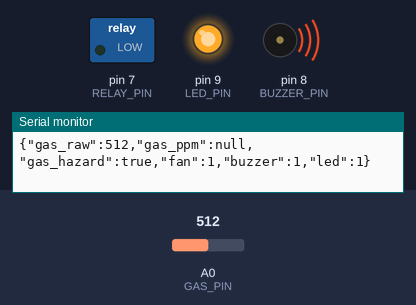
Simulated run of this sketch. Board: Arduino Uno, built with avr-gcc and run on an emulated ATmega328P. On the bench: switched loads named in the sketch (green lamp = pin HIGH), output pins drawn as LEDs (lit = HIGH), buzzer (waves = sounding, pin HIGH), the last lines printed to the serial monitor. Inputs (shaded band) come from the test bench; at power-on: A0 (GAS_PIN) = 512.

Above: at 1.2 s.
1.3 s: A0 (GAS_PIN) set to 412
2.8 s: A0 (GAS_PIN) set to 392
At 4.0 s:
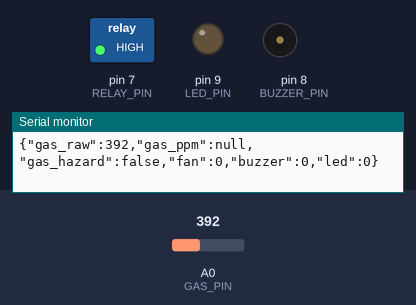
4.3 s: A0 (GAS_PIN) set to 410
At 5.1 s:
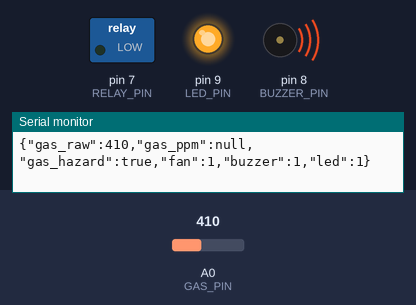
5.8 s: A0 (GAS_PIN) set to 390
At 6.3 s:
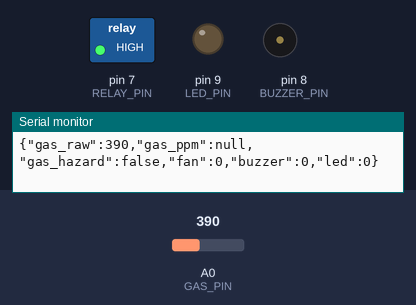
Timing chart, 0 to 8.3 s (numbered marks = the images above; inputs shaded):
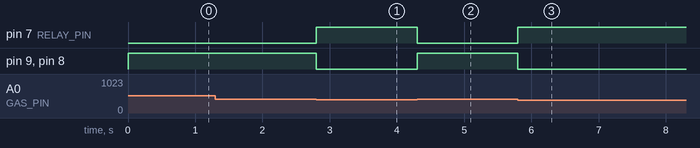

The sketch:

smart_safety_system.ino
```cpp
/*
 * AI-Powered Smart Safety Monitoring System
 * Industrial Workplace Safety and Hazard Detection
 * Arduino Uno Hardware Controller & MQ-2 Telemetry Source
 *
 * Hardware Pin Mapping:
 * - MQ-2 Analog Input:    A0 (gas sensor analog signal)
 * - Fan Relay Control:    Pin 7 (Active-LOW: LOW=ON, HIGH=OFF)
 * - Warning Buzzer:       Pin 8 (Active-HIGH)
 * - Warning Red LED:      Pin 9 (Active-HIGH)
 *
 * Serial Protocol:
 * - Baud rate: 9600
 * - Format: Newline-terminated JSON strings
 *   Schema: {"gas_raw":<int>,"gas_ppm":null,"gas_hazard":<bool>,"fan":<0/1>,"buzzer":<0/1>,"led":<0/1>}
 */

const int GAS_PIN = A0;
const int RELAY_PIN = 7;
const int BUZZER_PIN = 8;
const int LED_PIN = 9;

// Default provisional raw ADC threshold (0-1023)
int gasThreshold = 400;

// Active-LOW relay definition
const int RELAY_ON = LOW;
const int RELAY_OFF = HIGH;

// State tracking
int fanState = 0;
int buzzerState = 0;
int ledState = 0;
bool hazardActive = false;

// Non-blocking telemetry timing
unsigned long lastTelemetryTime = 0;
const unsigned long TELEMETRY_INTERVAL = 500; // Emit every 500 ms (2 Hz)

void sendTelemetry(int rawVal, bool hazard, int fan, int buz, int led) {
  Serial.print("{\"gas_raw\":");
  Serial.print(rawVal);
  Serial.print(",\"gas_ppm\":null");
  Serial.print(",\"gas_hazard\":");
  Serial.print(hazard ? "true" : "false");
  Serial.print(",\"fan\":");
  Serial.print(fan);
  Serial.print(",\"buzzer\":");
  Serial.print(buz);
  Serial.print(",\"led\":");
  Serial.print(led);
  Serial.println("}");
}

void setup() {
  // Safe initial relay setup: pull HIGH before setting as OUTPUT to avoid boot glitch
  digitalWrite(RELAY_PIN, RELAY_OFF);
  pinMode(RELAY_PIN, OUTPUT);

  pinMode(GAS_PIN, INPUT);
  pinMode(BUZZER_PIN, OUTPUT);
  pinMode(LED_PIN, OUTPUT);

  digitalWrite(RELAY_PIN, RELAY_OFF);
  digitalWrite(BUZZER_PIN, LOW);
  digitalWrite(LED_PIN, LOW);

  Serial.begin(9600);
}

void loop() {
  // Read MQ-2 sensor raw ADC (0-1023)
  int gasRaw = analogRead(GAS_PIN);

  // Automatic gas threshold evaluation
  hazardActive = (gasRaw >= gasThreshold);

  if (hazardActive) {
    // Hazard state: activate fan relay, siren buzzer, red LED
    digitalWrite(RELAY_PIN, RELAY_ON);
    digitalWrite(BUZZER_PIN, HIGH);
    digitalWrite(LED_PIN, HIGH);
    fanState = 1;
    buzzerState = 1;
    ledState = 1;
  } else {
    // Normal state: de-activate all outputs
    digitalWrite(RELAY_PIN, RELAY_OFF);
    digitalWrite(BUZZER_PIN, LOW);
    digitalWrite(LED_PIN, LOW);
    fanState = 0;
    buzzerState = 0;
    ledState = 0;
  }

  // Periodic telemetry emission
  unsigned long now = millis();
  if (now - lastTelemetryTime >= TELEMETRY_INTERVAL) {
    lastTelemetryTime = now;
    sendTelemetry(gasRaw, hazardActive, fanState, buzzerState, ledState);
  }
}
```

Measured:
- the behaviour switches between 400 and 399 on A0 (GAS_PIN) (found by bisection; images 0 and 1)
- after the input at 2.8 s, pin 7 (RELAY_PIN): LOW → HIGH at once; pin 9 (LED_PIN), pin 8 (BUZZER_PIN): HIGH → LOW at once
- after the input at 4.3 s, pin 7 (RELAY_PIN): HIGH → LOW at once; pin 9 (LED_PIN), pin 8 (BUZZER_PIN): LOW → HIGH at once
- after the input at 5.8 s, pin 7 (RELAY_PIN): LOW → HIGH at once; pin 9 (LED_PIN), pin 8 (BUZZER_PIN): HIGH → LOW at once
